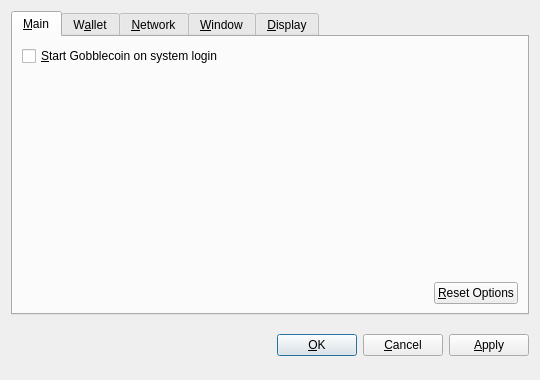
<?xml version="1.0" encoding="UTF-8"?>
<ui version="4.0">
 <class>OptionsDialog</class>
 <widget class="QDialog" name="OptionsDialog">
  <property name="geometry">
   <rect>
    <x>0</x>
    <y>0</y>
    <width>540</width>
    <height>380</height>
   </rect>
  </property>
  <property name="windowTitle">
   <string>Options</string>
  </property>
  <property name="modal">
   <bool>true</bool>
  </property>
  <layout class="QVBoxLayout" name="verticalLayout">
   <item>
    <widget class="QTabWidget" name="tabWidget">
     <property name="tabPosition">
      <enum>QTabWidget::North</enum>
     </property>
     <property name="currentIndex">
      <number>0</number>
     </property>
     <widget class="QWidget" name="tabMain">
      <attribute name="title">
       <string>&amp;Main</string>
      </attribute>
      <layout class="QVBoxLayout" name="verticalLayout_Main">
       <item>
        <widget class="QCheckBox" name="bitcoinAtStartup">
         <property name="toolTip">
          <string>Automatically start Gobblecoin after logging in to the system.</string>
         </property>
         <property name="text">
          <string>&amp;Start Gobblecoin on system login</string>
         </property>
        </widget>
       </item>
       <item>
        <spacer name="verticalSpacer_Main">
         <property name="orientation">
          <enum>Qt::Vertical</enum>
         </property>
         <property name="sizeHint" stdset="0">
          <size>
           <width>20</width>
           <height>40</height>
          </size>
         </property>
        </spacer>
       </item>
       <item>
        <layout class="QHBoxLayout" name="horizontalLayout_2_Main">
         <item>
          <spacer name="horizontalSpacer_2_Main">
           <property name="orientation">
            <enum>Qt::Horizontal</enum>
           </property>
           <property name="sizeHint" stdset="0">
            <size>
             <width>40</width>
             <height>20</height>
            </size>
           </property>
          </spacer>
         </item>
         <item>
          <widget class="QPushButton" name="resetButton">
           <property name="toolTip">
            <string>Reset all client options to default.</string>
           </property>
           <property name="text">
            <string>&amp;Reset Options</string>
           </property>
           <property name="autoDefault">
            <bool>false</bool>
           </property>
          </widget>
         </item>
        </layout>
       </item>
      </layout>
     </widget>
     <widget class="QWidget" name="tabWallet">
      <attribute name="title">
       <string>W&amp;allet</string>
      </attribute>
      <layout class="QVBoxLayout" name="verticalLayout_Network">
       <item>
        <widget class="QLabel" name="transactionFeeInfoLabel">
         <property name="text">
          <string>Optional transaction fee per kB that helps make sure your transactions are processed quickly. Most transactions are 1 kB.</string>
         </property>
         <property name="textFormat">
          <enum>Qt::PlainText</enum>
         </property>
         <property name="wordWrap">
          <bool>true</bool>
         </property>
        </widget>
       </item>
       <item>
        <layout class="QHBoxLayout" name="horizontalLayout_1_Main">
         <item>
          <widget class="QLabel" name="transactionFeeLabel">
           <property name="text">
            <string>Pay transaction &amp;fee</string>
           </property>
           <property name="textFormat">
            <enum>Qt::PlainText</enum>
           </property>
           <property name="buddy">
            <cstring>transactionFee</cstring>
           </property>
          </widget>
         </item>
         <item>
          <widget class="BitcoinAmountField" name="transactionFee"/>
         </item>
         <item>
          <spacer name="horizontalSpacer_1_Main">
           <property name="orientation">
            <enum>Qt::Horizontal</enum>
           </property>
           <property name="sizeHint" stdset="0">
            <size>
             <width>40</width>
             <height>20</height>
            </size>
           </property>
          </spacer>
         </item>
        </layout>
       </item>
       <item>
        <widget class="QLabel" name="label">
         <property name="text">
          <string>If you disable the spending of unconfirmed change, the change from a transaction cannot be used until that transaction has at least one confirmation. This also affects how your balance is computed.</string>
         </property>
         <property name="wordWrap">
          <bool>true</bool>
         </property>
        </widget>
       </item>
       <item>
        <widget class="QCheckBox" name="spendZeroConfChange">
         <property name="text">
          <string>Spend unconfirmed change  (experts only)</string>
         </property>
        </widget>
       </item>
       <item>
        <spacer name="verticalSpacer">
         <property name="orientation">
          <enum>Qt::Vertical</enum>
         </property>
         <property name="sizeHint" stdset="0">
          <size>
           <width>20</width>
           <height>40</height>
          </size>
         </property>
        </spacer>
       </item>
      </layout>
     </widget>
     <widget class="QWidget" name="tabNetwork">
      <attribute name="title">
       <string>&amp;Network</string>
      </attribute>
      <layout class="QVBoxLayout" name="verticalLayout_Network">
       <item>
        <widget class="QCheckBox" name="mapPortUpnp">
         <property name="toolTip">
          <string>Automatically open the Gobblecoin client port on the router. This only works when your router supports UPnP and it is enabled.</string>
         </property>
         <property name="text">
          <string>Map port using &amp;UPnP</string>
         </property>
        </widget>
       </item>
       <item>
        <widget class="QCheckBox" name="connectSocks">
         <property name="toolTip">
          <string>Connect to the Gobblecoin network through a SOCKS proxy (e.g. when connecting through Tor).</string>
         </property>
         <property name="text">
          <string>&amp;Connect through SOCKS proxy:</string>
         </property>
        </widget>
       </item>
       <item>
        <layout class="QHBoxLayout" name="horizontalLayout_Network">
         <item>
          <widget class="QLabel" name="proxyIpLabel">
           <property name="text">
            <string>Proxy &amp;IP:</string>
           </property>
           <property name="textFormat">
            <enum>Qt::PlainText</enum>
           </property>
           <property name="buddy">
            <cstring>proxyIp</cstring>
           </property>
          </widget>
         </item>
         <item>
          <widget class="QValidatedLineEdit" name="proxyIp">
           <property name="maximumSize">
            <size>
             <width>140</width>
             <height>16777215</height>
            </size>
           </property>
           <property name="toolTip">
            <string>IP address of the proxy (e.g. 127.0.0.1)</string>
           </property>
          </widget>
         </item>
         <item>
          <widget class="QLabel" name="proxyPortLabel">
           <property name="text">
            <string>&amp;Port:</string>
           </property>
           <property name="textFormat">
            <enum>Qt::PlainText</enum>
           </property>
           <property name="buddy">
            <cstring>proxyPort</cstring>
           </property>
          </widget>
         </item>
         <item>
          <widget class="QLineEdit" name="proxyPort">
           <property name="maximumSize">
            <size>
             <width>55</width>
             <height>16777215</height>
            </size>
           </property>
           <property name="toolTip">
            <string>Port of the proxy (e.g. 9050)</string>
           </property>
          </widget>
         </item>
         <item>
          <widget class="QLabel" name="socksVersionLabel">
           <property name="text">
            <string>SOCKS &amp;Version:</string>
           </property>
           <property name="textFormat">
            <enum>Qt::PlainText</enum>
           </property>
           <property name="buddy">
            <cstring>socksVersion</cstring>
           </property>
          </widget>
         </item>
         <item>
          <widget class="QValueComboBox" name="socksVersion">
           <property name="toolTip">
            <string>SOCKS version of the proxy (e.g. 5)</string>
           </property>
          </widget>
         </item>
         <item>
          <spacer name="horizontalSpacer_Network">
           <property name="orientation">
            <enum>Qt::Horizontal</enum>
           </property>
           <property name="sizeHint" stdset="0">
            <size>
             <width>40</width>
             <height>20</height>
            </size>
           </property>
          </spacer>
         </item>
        </layout>
       </item>
       <item>
        <spacer name="verticalSpacer_Network">
         <property name="orientation">
          <enum>Qt::Vertical</enum>
         </property>
         <property name="sizeHint" stdset="0">
          <size>
           <width>20</width>
           <height>40</height>
          </size>
         </property>
        </spacer>
       </item>
      </layout>
     </widget>
     <widget class="QWidget" name="tabWindow">
      <attribute name="title">
       <string>&amp;Window</string>
      </attribute>
      <layout class="QVBoxLayout" name="verticalLayout_Window">
       <item>
        <widget class="QCheckBox" name="minimizeToTray">
         <property name="toolTip">
          <string>Show only a tray icon after minimizing the window.</string>
         </property>
         <property name="text">
          <string>&amp;Minimize to the tray instead of the taskbar</string>
         </property>
        </widget>
       </item>
       <item>
        <widget class="QCheckBox" name="minimizeOnClose">
         <property name="toolTip">
          <string>Minimize instead of exit the application when the window is closed. When this option is enabled, the application will be closed only after selecting Quit in the menu.</string>
         </property>
         <property name="text">
          <string>M&amp;inimize on close</string>
         </property>
        </widget>
       </item>
       <item>
        <spacer name="verticalSpacer_Window">
         <property name="orientation">
          <enum>Qt::Vertical</enum>
         </property>
         <property name="sizeHint" stdset="0">
          <size>
           <width>20</width>
           <height>40</height>
          </size>
         </property>
        </spacer>
       </item>
      </layout>
     </widget>
     <widget class="QWidget" name="tabDisplay">
      <attribute name="title">
       <string>&amp;Display</string>
      </attribute>
      <layout class="QVBoxLayout" name="verticalLayout_Display">
       <item>
        <layout class="QHBoxLayout" name="horizontalLayout_1_Display">
         <item>
          <widget class="QLabel" name="langLabel">
           <property name="text">
            <string>User Interface &amp;language:</string>
           </property>
           <property name="textFormat">
            <enum>Qt::PlainText</enum>
           </property>
           <property name="buddy">
            <cstring>lang</cstring>
           </property>
          </widget>
         </item>
         <item>
          <widget class="QValueComboBox" name="lang">
           <property name="toolTip">
            <string>The user interface language can be set here. This setting will take effect after restarting Gobblecoin.</string>
           </property>
          </widget>
         </item>
        </layout>
       </item>
       <item>
        <layout class="QHBoxLayout" name="horizontalLayout_2_Display">
         <item>
          <widget class="QLabel" name="unitLabel">
           <property name="text">
            <string>&amp;Unit to show amounts in:</string>
           </property>
           <property name="textFormat">
            <enum>Qt::PlainText</enum>
           </property>
           <property name="buddy">
            <cstring>unit</cstring>
           </property>
          </widget>
         </item>
         <item>
          <widget class="QValueComboBox" name="unit">
           <property name="toolTip">
            <string>Choose the default subdivision unit to show in the interface and when sending coins.</string>
           </property>
          </widget>
         </item>
        </layout>
       </item>
       <item>
        <widget class="QCheckBox" name="displayAddresses">
         <property name="toolTip">
          <string>Whether to show Gobblecoin addresses in the transaction list or not.</string>
         </property>
         <property name="text">
          <string>&amp;Display addresses in transaction list</string>
         </property>
        </widget>
       </item>
       <item>
        <widget class="QCheckBox" name="coinControlFeatures">
         <property name="toolTip">
          <string>Whether to show coin control features or not.</string>
         </property>
         <property name="text">
          <string>Display coin &amp;control features (experts only!)</string>
         </property>
        </widget>
       </item>
       <item>
        <spacer name="verticalSpacer_Display">
         <property name="orientation">
          <enum>Qt::Vertical</enum>
         </property>
         <property name="sizeHint" stdset="0">
          <size>
           <width>20</width>
           <height>40</height>
          </size>
         </property>
        </spacer>
       </item>
      </layout>
     </widget>
    </widget>
   </item>
   <item>
    <layout class="QHBoxLayout" name="horizontalLayout_Buttons">
     <item>
      <spacer name="horizontalSpacer_1">
       <property name="orientation">
        <enum>Qt::Horizontal</enum>
       </property>
       <property name="sizeHint" stdset="0">
        <size>
         <width>40</width>
         <height>48</height>
        </size>
       </property>
      </spacer>
     </item>
     <item>
      <widget class="QLabel" name="statusLabel">
       <property name="font">
        <font>
         <weight>75</weight>
         <bold>true</bold>
        </font>
       </property>
       <property name="text">
        <string/>
       </property>
       <property name="textFormat">
        <enum>Qt::PlainText</enum>
       </property>
       <property name="wordWrap">
        <bool>true</bool>
       </property>
      </widget>
     </item>
     <item>
      <spacer name="horizontalSpacer_2">
       <property name="orientation">
        <enum>Qt::Horizontal</enum>
       </property>
       <property name="sizeHint" stdset="0">
        <size>
         <width>40</width>
         <height>48</height>
        </size>
       </property>
      </spacer>
     </item>
     <item>
      <widget class="QPushButton" name="okButton">
       <property name="text">
        <string>&amp;OK</string>
       </property>
      </widget>
     </item>
     <item>
      <widget class="QPushButton" name="cancelButton">
       <property name="text">
        <string>&amp;Cancel</string>
       </property>
       <property name="autoDefault">
        <bool>false</bool>
       </property>
      </widget>
     </item>
     <item>
      <widget class="QPushButton" name="applyButton">
       <property name="text">
        <string>&amp;Apply</string>
       </property>
       <property name="autoDefault">
        <bool>false</bool>
       </property>
      </widget>
     </item>
    </layout>
   </item>
  </layout>
 </widget>
 <customwidgets>
  <customwidget>
   <class>BitcoinAmountField</class>
   <extends>QSpinBox</extends>
   <header>bitcoinamountfield.h</header>
  </customwidget>
  <customwidget>
   <class>QValueComboBox</class>
   <extends>QComboBox</extends>
   <header>qvaluecombobox.h</header>
  </customwidget>
  <customwidget>
   <class>QValidatedLineEdit</class>
   <extends>QLineEdit</extends>
   <header>qvalidatedlineedit.h</header>
  </customwidget>
 </customwidgets>
 <resources/>
 <connections/>
</ui>
